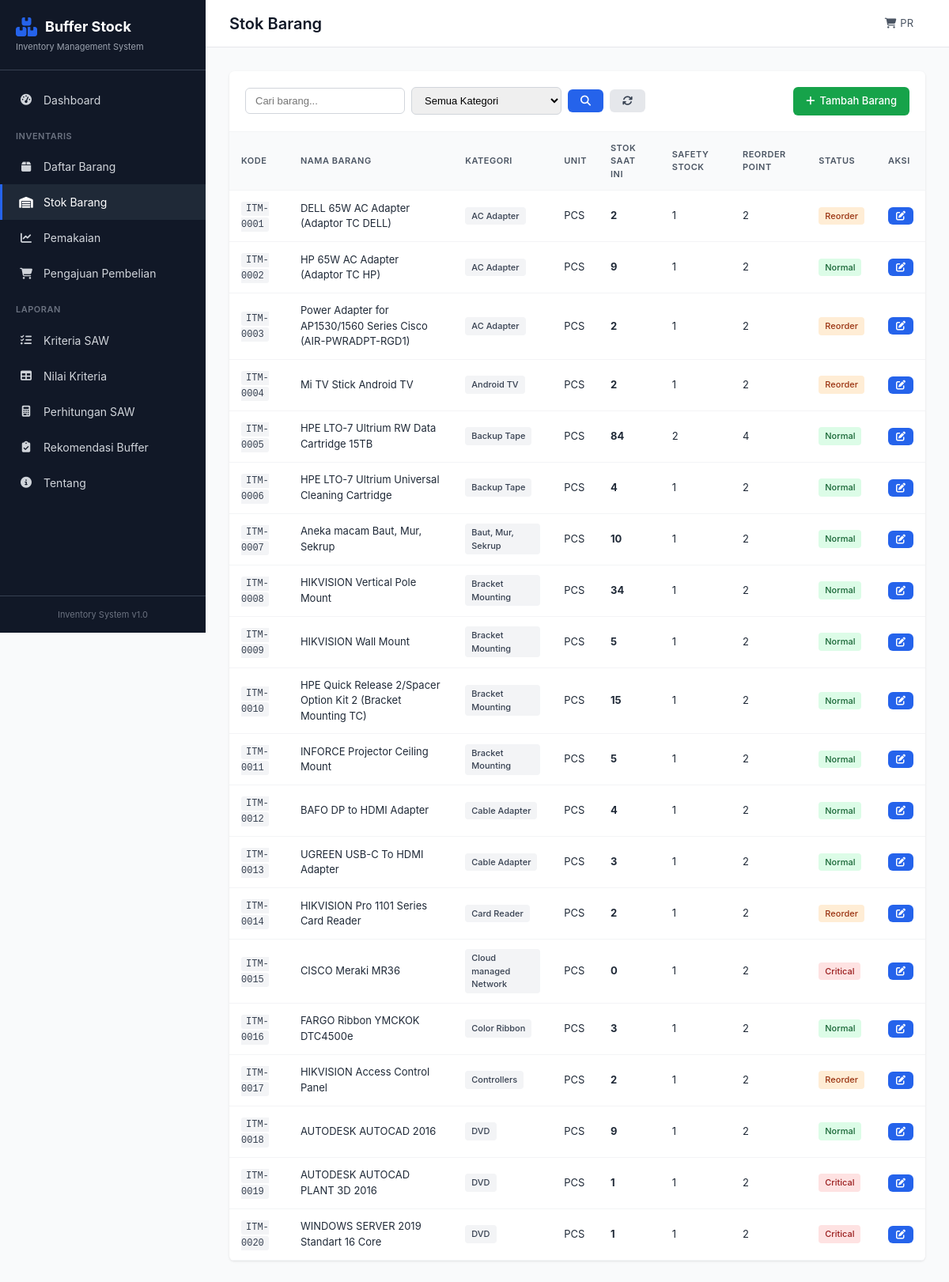
Page /stock on the earlier database version.
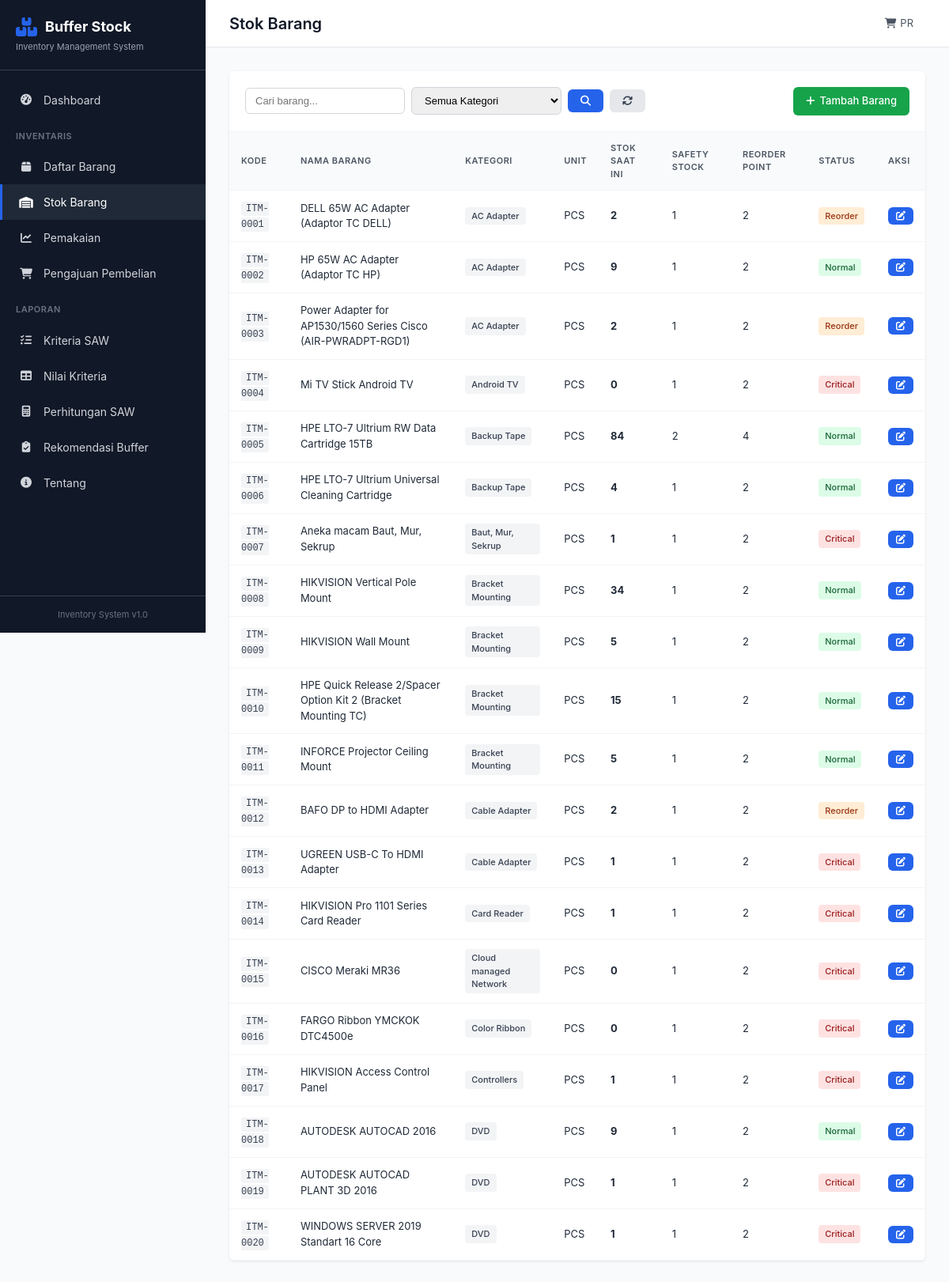
Same page on the later database version.
### app/models.py (models this page shows, shortened)
class Item(db.Model):
    __tablename__ = 'items'
    id = db.Column(db.Integer, primary_key=True)
    kode_item = db.Column(db.String(50), unique=True, nullable=False)
    nama_item = db.Column(db.String(200), nullable=False)
    kategori = db.Column(db.String(100), nullable=False)
    unit = db.Column(db.String(50), default='PCS')
    harga = db.Column(db.Float, default=0)
    supplier = db.Column(db.String(200))
    lokasi_rak = db.Column(db.String(50))
    created_at = db.Column(db.DateTime, default=datetime.utcnow)
    criteria_values = db.relationship('CriteriaValue', backref='item', lazy=True, cascade='all, delete-orphan')

class Stock(db.Model):
    __tablename__ = 'stocks'
    id = db.Column(db.Integer, primary_key=True)
    item_id = db.Column(db.Integer, db.ForeignKey('items.id'), nullable=False)
    quantity = db.Column(db.Float, default=0)
    safety_stock = db.Column(db.Float, default=0)
    reorder_point = db.Column(db.Float, default=0)
    last_updated = db.Column(db.DateTime, default=datetime.utcnow, onupdate=datetime.utcnow)
    item = db.relationship('Item', backref='stock_items', lazy=True)

### app/routes.py (the view)
@main_bp.route('/stock')
def stock():
    page = request.args.get('page', 1, type=int)
    per_page = 20
    search = request.args.get('search')
    kategori_filter = request.args.get('kategori')
    query = Item.query.join(Stock, Item.id == Stock.item_id, isouter=True)
    if search:
        query = query.filter(Item.nama_item.ilike(f'%{search}%'))
    if kategori_filter:
        query = query.filter(Item.kategori == kategori_filter)
    items = query.order_by(Item.kode_item).paginate(page=page, per_page=per_page, error_out=False)
    categories = db.session.query(Item.kategori).distinct().all()
    categories = [c[0] for c in categories]
    return render_template('stock/index.html', items=items, categories=categories)

### app/templates/stock/index.html (shortened to what this page needs)
{% extends 'base.html' %}
{% block page_title %}Stok Barang{% endblock %}
{% block content %}
<div class="section">
    <div class="card">
        <div class="card-header">
            <form method="GET" class="filter-form">
                <input type="text" name="search" placeholder="Cari barang..." value="{{ request.args.get('search', '') }}">
                <select name="kategori">
                    <option value="">Semua Kategori</option>
                </select>
                <button type="submit" class="btn btn-primary"><i class="fas fa-search"></i></button>
                <a href="{{ url_for('main.stock') }}" class="btn btn-secondary"><i class="fas fa-sync"></i></a>
            </form>
            <a href="{{ url_for('main.items') }}" class="btn btn-success">
                <i class="fas fa-plus"></i> Tambah Barang
            </a>
        </div>
        <div class="table-responsive">
            <table class="data-table">
                <thead>
                    <tr>
                        <th>Kode</th>
                        <th>Nama Barang</th>
                        <th>Kategori</th>
                        <th>Unit</th>
                        <th>Stok Saat Ini</th>
                        <th>Safety Stock</th>
                        <th>Reorder Point</th>
                        <th>Status</th>
                        <th>Aksi</th>
                    </tr>
                </thead>
                <tbody>
                    {% for item in items.items %}
                    {% set stock = item.stock_items[0] if item.stock_items else none %}
                    <tr>
                        <td><code>{{ item.kode_item }}</code></td>
                        <td>{{ item.nama_item }}</td>
                        <td><span class="badge">{{ item.kategori }}</span></td>
                        <td>{{ item.unit }}</td>
                        <td>
                            {% if stock %}
                            <strong>{{ stock.quantity|int }}</strong>
                            {% else %}
                            <span class="text-muted">-</span>
                            {% endif %}
                        </td>
                        <td>{{ stock.safety_stock|int if stock else '-' }}</td>
                        <td>{{ stock.reorder_point|int if stock else '-' }}</td>
                        <td>
                            {% if stock %}
                                {% if stock.quantity <= stock.safety_stock %}
                                <span class="badge badge-danger">Critical</span>
                                {% elif stock.quantity <= stock.reorder_point %}
                                <span class="badge badge-warning">Reorder</span>
                                {% else %}
                                <span class="badge badge-success">Normal</span>
                                {% endif %}
                            {% else %}
                            <span class="badge">No Data</span>
                            {% endif %}
                        </td>
                        <td>
                            <button class="btn btn-sm btn-primary" onclick="editStock({{ item.id }}, '{{ item.kode_item }}', '{{ item.nama_item }}', {{ stock.quantity|int if stock else 0 }}, {{ stock.safety_stock|int if stock else 0 }}, {{ stock.reorder_point|int if stock else 0 }})">
                                <i class="fas fa-edit"></i>
                            </button>
                        </td>
                    </tr>
                    {% endfor %}
                </tbody>
            </table>
        </div>
    </div>
</div>
{% endblock %}

### app/templates/base.html (shortened to what this page needs)
<!DOCTYPE html>
<html lang="id">
<head>
    <link rel="stylesheet" href="{{ url_for('static', filename='css/style.css') }}">
    <link rel="stylesheet" href="https://cdnjs.cloudflare.com/ajax/libs/font-awesome/6.4.2/css/all.min.css">
</head>
<body>
    <div class="sidebar">
        <div class="sidebar-header">
            <div class="logo">
                <i class="fas fa-boxes"></i>
                <span>Buffer Stock</span>
            </div>
            <p class="subtitle">Inventory Management System</p>
        </div>
        <nav class="sidebar-nav">
            <a href="{{ url_for('main.index') }}" class="nav-item {% if request.endpoint == 'main.index' %}active{% endif %}">
                <i class="fas fa-tachometer-alt"></i>
                <span>Dashboard</span>
            </a>
            <div class="nav-section">Inventaris</div>
            <a href="{{ url_for('main.items') }}" class="nav-item {% if 'items' in request.endpoint %}active{% endif %}">
                <i class="fas fa-box"></i>
                <span>Daftar Barang</span>
            </a>
            <a href="{{ url_for('main.stock') }}" class="nav-item {% if request.endpoint == 'main.stock' %}active{% endif %}">
                <i class="fas fa-warehouse"></i>
                <span>Stok Barang</span>
            </a>
            <a href="{{ url_for('main.usage') }}" class="nav-item {% if 'usage' in request.endpoint %}active{% endif %}">
                <i class="fas fa-chart-line"></i>
                <span>Pemakaian</span>
            </a>
            <a href="{{ url_for('main.purchase_list') }}" class="nav-item {% if 'purchase' in request.endpoint %}active{% endif %}">
                <i class="fas fa-shopping-cart"></i>
                <span>Pengajuan Pembelian</span>
            </a>
            <div class="nav-section">Laporan</div>
            <a href="{{ url_for('main.criteria') }}" class="nav-item {% if request.endpoint == 'main.criteria' %}active{% endif %}">
                <i class="fas fa-list-check"></i>
                <span>Kriteria SAW</span>
            </a>
            <a href="{{ url_for('main.criteria_values') }}" class="nav-item {% if request.endpoint == 'main.criteria_values' %}active{% endif %}">
                <i class="fas fa-table"></i>
                <span>Nilai Kriteria</span>
            </a>
            <a href="{{ url_for('main.calculation') }}" class="nav-item {% if request.endpoint == 'main.calculation' %}active{% endif %}">
                <i class="fas fa-calculator"></i>
                <span>Perhitungan SAW</span>
            </a>
            <a href="{{ url_for('main.buffer_recommendation') }}" class="nav-item {% if request.endpoint == 'main.buffer_recommendation' %}active{% endif %}">
                <i class="fas fa-clipboard-check"></i>
                <span>Rekomendasi Buffer</span>
            </a>
            <a href="{{ url_for('main.about') }}" class="nav-item">
                <i class="fas fa-info-circle"></i>
                <span>Tentang</span>
            </a>
        </nav>
        <div class="sidebar-footer">
            <p>Inventory System v1.0</p>
        </div>
    </div>
    <div class="main-content">
        <header class="header">
            <h1>{% block page_title %}Dashboard{% endblock %}</h1>
            <div class="header-actions">
                <a href="{{ url_for('main.purchase_list') }}" class="header-link">
                    <i class="fas fa-shopping-cart"></i> PR
                </a>
            </div>
        </header>
        <main class="content">
            {% block content %}{% endblock %}
        </main>
    </div>
</body>
</html>

### app/static/css/style.css (style rules this page uses)
:root { --primary: #2563eb; --primary-dark: #1d4ed8; --success: #16a34a; --danger: #dc2626; --warning: #ea580c; --info: #0891b2; --gray-50: #f9fafb; --gray-100: #f3f4f6; --gray-200: #e5e7eb; --gray-300: #d1d5db; --gray-400: #9ca3af; --gray-500: #6b7280; --gray-600: #4b5563; --gray-700: #374151; --gray-800: #1f2937; --gray-900: #111827; --sidebar-width: 260px; --header-height: 60px; --border-radius: 6px; --shadow: 0 1px 3px rgba(0,0,0,0.1); --shadow-md: 0 4px 6px rgba(0,0,0,0.1); }
* { margin: 0; padding: 0; box-sizing: border-box; }
body { font-family: -apple-system, BlinkMacSystemFont, 'Segoe UI', Roboto, 'Helvetica Neue', Arial, sans-serif; font-size: 14px; line-height: 1.5; color: var(--gray-800); background: var(--gray-50); }
.sidebar { position: fixed; left: 0; top: 0; width: var(--sidebar-width); height: 100vh; background: var(--gray-900); color: white; display: flex; flex-direction: column; z-index: 100; }
.sidebar-header { padding: 20px; border-bottom: 1px solid var(--gray-700); }
.logo { display: flex; align-items: center; gap: 10px; font-size: 18px; font-weight: 700; }
.logo i { font-size: 24px; color: var(--primary); }
.subtitle { font-size: 11px; color: var(--gray-400); margin-top: 4px; }
.sidebar-nav { flex: 1; padding: 15px 0; overflow-y: auto; }
.nav-section { padding: 15px 20px 8px; font-size: 11px; font-weight: 600; text-transform: uppercase; letter-spacing: 0.5px; color: var(--gray-500); }
.nav-item { display: flex; align-items: center; gap: 12px; padding: 12px 20px; color: var(--gray-300); text-decoration: none; transition: all 0.2s; border-left: 3px solid transparent; }
.nav-item.active { background: var(--gray-800); color: white; border-left-color: var(--primary); }
.nav-item i { width: 20px; text-align: center; }
.sidebar-footer { padding: 15px 20px; border-top: 1px solid var(--gray-700); font-size: 11px; color: var(--gray-500); text-align: center; }
.main-content { margin-left: var(--sidebar-width); min-height: 100vh; }
.header { height: var(--header-height); background: white; border-bottom: 1px solid var(--gray-200); display: flex; align-items: center; justify-content: space-between; padding: 0 30px; position: sticky; top: 0; z-index: 50; }
.header h1 { font-size: 20px; font-weight: 600; color: var(--gray-900); }
.header-actions { display: flex; align-items: center; gap: 15px; }
.content { padding: 30px; }
.section { margin-bottom: 30px; }
.card { background: white; border-radius: var(--border-radius); box-shadow: var(--shadow); overflow: hidden; }
.card-header { padding: 20px; border-bottom: 1px solid var(--gray-100); display: flex; align-items: center; justify-content: space-between; gap: 15px; flex-wrap: wrap; }
.table-responsive { overflow-x: auto; }
.data-table { width: 100%; border-collapse: collapse; font-size: 13px; }
.data-table th, .data-table td { padding: 12px 15px; text-align: left; border-bottom: 1px solid var(--gray-100); }
.data-table th { background: var(--gray-50); font-weight: 600; color: var(--gray-600); text-transform: uppercase; font-size: 11px; letter-spacing: 0.5px; }
.badge { display: inline-block; padding: 3px 8px; background: var(--gray-100); color: var(--gray-700); border-radius: 4px; font-size: 11px; font-weight: 500; }
.badge-success { background: #dcfce7; color: #166534; }
.badge-danger { background: #fee2e2; color: #991b1b; }
.badge-warning { background: #ffedd5; color: #9a3412; }
.btn { display: inline-flex; align-items: center; gap: 6px; padding: 8px 16px; border: none; border-radius: var(--border-radius); font-size: 13px; font-weight: 500; cursor: pointer; text-decoration: none; transition: all 0.2s; }
.btn-primary { background: var(--primary); color: white; }
.btn-success { background: var(--success); color: white; }
.btn-secondary { background: var(--gray-200); color: var(--gray-700); }
.btn-sm { padding: 5px 10px; font-size: 12px; }
.filter-form { display: flex; align-items: center; gap: 8px; flex-wrap: wrap; }
.filter-form input, .filter-form select { padding: 8px 12px; border: 1px solid var(--gray-300); border-radius: var(--border-radius); font-size: 13px; }
code { font-family: 'Courier New', monospace; font-size: 12px; background: var(--gray-100); padding: 2px 6px; border-radius: 3px; color: var(--gray-700); }
.header-link { color: var(--gray-600); text-decoration: none; font-size: 13px; display: flex; align-items: center; gap: 5px; }

Differences in the rows shown:
changed Item "Mi TV Stick Android TV": text "Reorder" → "Critical"
changed Stock (number 4 of 20 on the later page): quantity "2" → "0"
changed Item "Aneka macam Baut, Mur, Sekrup": text "Normal" → "Critical"
changed Stock (number 7 of 20 on the later page): quantity "10" → "1"
changed Item "BAFO DP to HDMI Adapter": text "Normal" → "Reorder"
changed Stock (number 12 of 20 on the later page): quantity "4" → "2"
changed Item "UGREEN USB-C To HDMI Adapter": text "Normal" → "Critical"
changed Stock (number 13 of 20 on the later page): quantity "3" → "1"
changed Item "HIKVISION Pro 1101 Series Card Reader": text "Reorder" → "Critical"
changed Stock (number 14 of 20 on the later page): quantity "2" → "1"
changed Item "FARGO Ribbon YMCKOK DTC4500e": text "Normal" → "Critical"
changed Stock (number 16 of 20 on the later page): quantity "3" → "0"
changed Item "HIKVISION Access Control Panel": text "Reorder" → "Critical"
changed Stock (number 17 of 20 on the later page): quantity "2" → "1"
